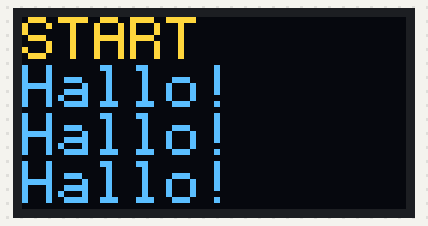
Bench run of a sketch on a simulated Arduino Uno, built with avr-gcc and run on an emulated ATmega328P. Parts: 128×64 one-colour display. The OLED is the two-colour kind (top 16 rows yellow).

Above: at 0.1 s.

The sketch:

OLEDtest.ino
```cpp
#include <Wire.h>
#include <SSD1306Ascii.h>
#include <SSD1306AsciiWire.h>

SSD1306AsciiWire oled;

#define I2C_ADDRESS 0x3C

void setup() {
 Wire.begin();
  oled.begin(&Adafruit128x64, I2C_ADDRESS);
  oled.set400kHz();
  oled.setFont(font5x7);
  oled.clear();
  oled.set2X();
  oled.println("START");
  oled.set1X();
}

void loop() {
 oled.set2X();
  oled.println("Hallo!");
}
```
